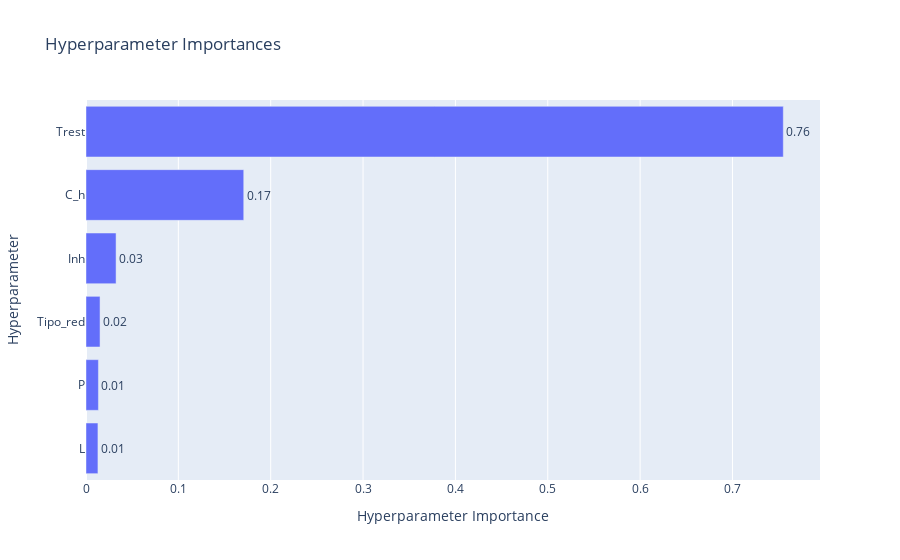

The notebook cell saved with this chart:
### Code cell
vis.plot_param_importances(study)

### Figure 1 — Plotly figure (JSON) as saved in the notebook; plotly's stock layout.template omitted (floating-point values rounded to 4 significant figures)
{"data": [{"cliponaxis": false, "hovertemplate": ["L (IntDistribution): 0.012925517118077618<extra></extra>", "P (FloatDistribution): 0.013447458112683096<extra></extra>", "Tipo_red (IntDistribution): 0.015203507234241548<extra></extra>", "Inh (FloatDistribution): 0.03256349777758927<extra></extra>", "C_h (FloatDistribution): 0.17080905273244162<extra></extra>", "Trest (FloatDistribution): 0.7550509670249669<extra></extra>"], "name": "Objective Value", "orientation": "h", "text": ["0.01", "0.01", "0.02", "0.03", "0.17", "0.76"], "textposition": "outside", "type": "bar", "x": [0.01293, 0.01345, 0.0152, 0.03256, 0.1708, 0.7551], "y": ["L", "P", "Tipo_red", "Inh", "C_h", "Trest"]}], "layout": {"title": {"text": "Hyperparameter Importances"}, "xaxis": {"title": {"text": "Hyperparameter Importance"}}, "yaxis": {"title": {"text": "Hyperparameter"}}}}
